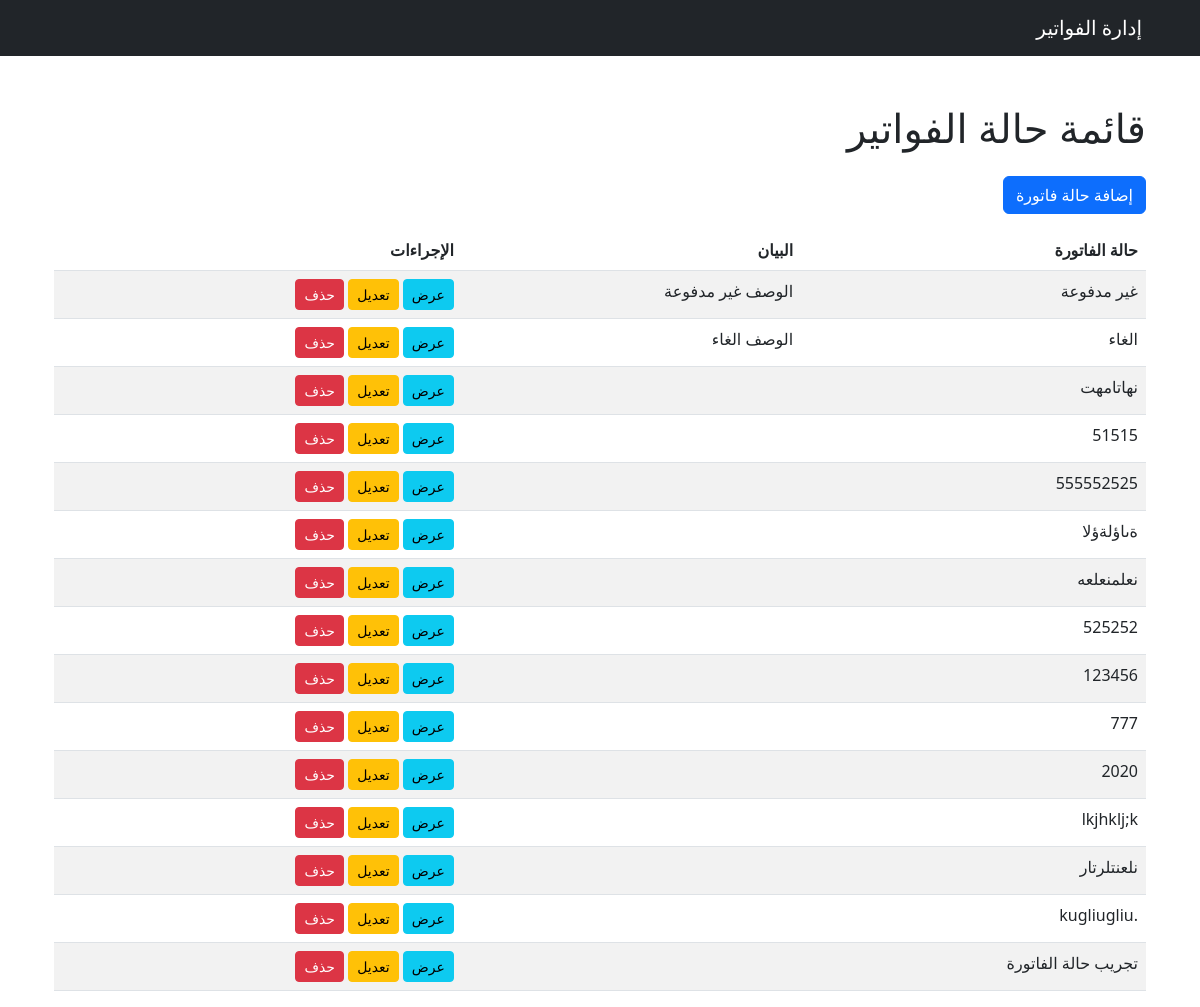
The page /invoice/status/ on the database as committed earlier.
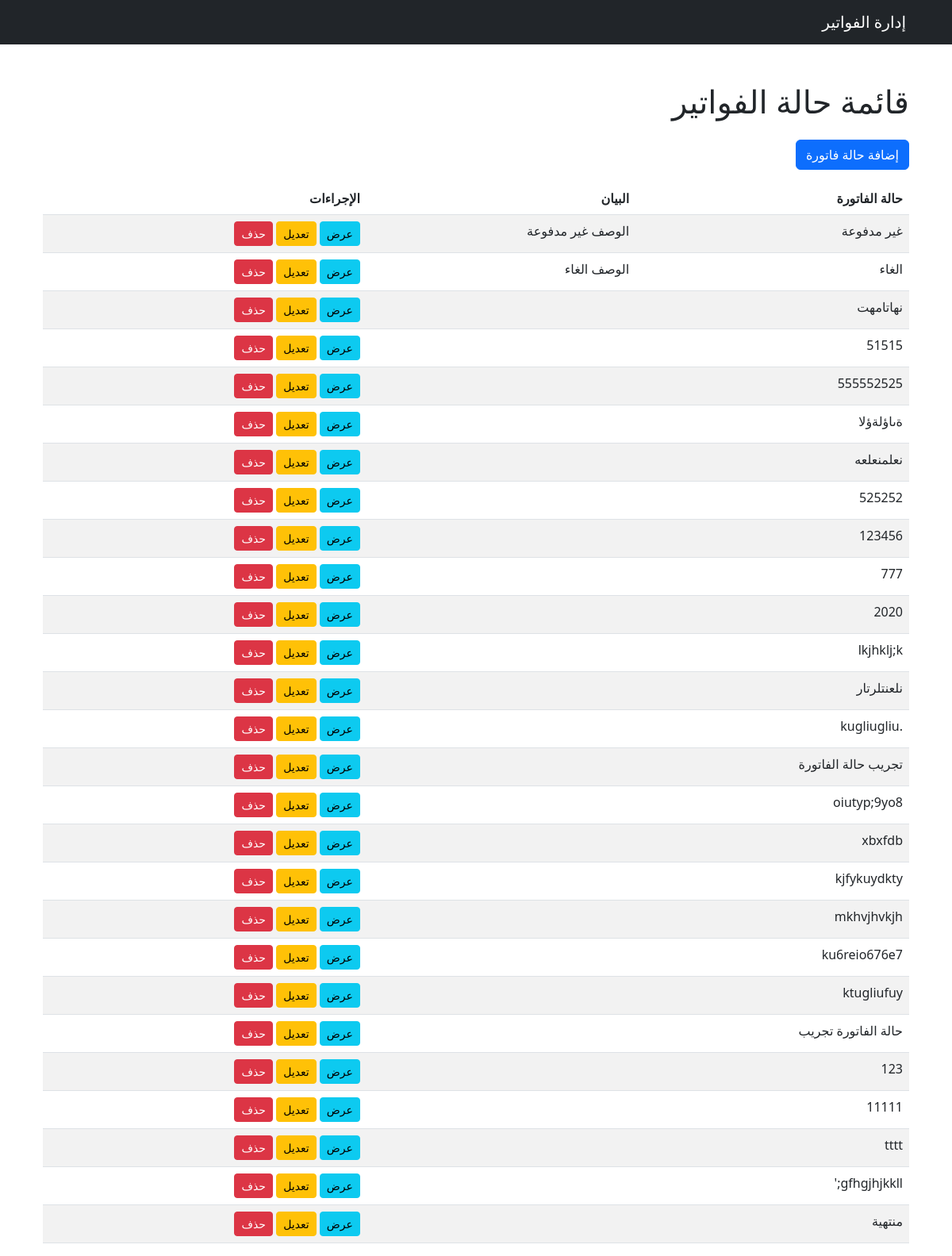
The same page on the database as committed later.
### invoice/models.py (models this page shows, shortened)
class Status(models.Model):
    status_types = models.CharField(max_length=255, verbose_name=_("حالة الفاتورة"))
    status_description = models.TextField(blank=True, null=True, verbose_name=_("الوصف"))
    uniqueId = models.UUIDField(default=uuid4, editable=False, unique=True, verbose_name=_("الرقم المسلسل"))
    slug = models.SlugField(max_length=225, unique=True, blank=True, null=True)
    date_created = models.DateTimeField(auto_now_add=True)
    last_updated = models.DateTimeField(auto_now=True)
    class Meta:
        verbose_name = _('حالة الفاتورة')
        verbose_name_plural = _('حالات الفواتير')

### invoice/views.py (the view)
# urls.py: path('status/', StatusListView.as_view(), name='status_list'),
class StatusListView(ListView):
    model = Status
    template_name = 'status/status_list.html'
    context_object_name = 'status'

### templates/status/status_list.html
{% extends 'base.html' %}
{% block content %}
<div class="container mt-5">
    <h1 class="mb-4">قائمة  حالة الفواتير</h1>
    <a href="{% url 'status_create' %}" class="btn btn-primary mb-3">إضافة حالة فاتورة   </a>
    <table class="table table-striped">
        <thead>
            <tr>
                <th>حالة الفاتورة </th>
                <th>البيان</th>
                <th>الإجراءات</th>
            </tr>
        </thead>
        <tbody>
            {% for status in status %}
                <tr>
                    <td>{{ status.status_types }}</td>
                    <td>{{ status.status_description }}</td>
                    <td>
                        <a href="{% url 'status_detail' status.pk %}" class="btn btn-info btn-sm">عرض</a>
                        <a href="{% url 'status_update' status.pk %}" class="btn btn-warning btn-sm">تعديل</a>
                        <a href="{% url 'status_delete' status.pk %}" class="btn btn-danger btn-sm">حذف</a>
                    </td>
                </tr>
            {% endfor %}
        </tbody>
    </table>
</div>
{% endblock %}

Rows that differ between the two databases and show on the page:
added Status: status_types "oiutyp;9yo8"
added Status: status_types "xbxfdb"
added Status: status_types "kjfykuydkty"
added Status: status_types "mkhvjhvkjh"
added Status: status_types "ku6reio676e7"
added Status: status_types "ktugliufuy"
added Status: status_types "حالة الفاتورة تجريب"
added Status: status_types "123"
added Status: status_types "11111"
added Status: status_types "tttt"
added Status: status_types "gfhgjhjkkll;'"
added Status: status_types "منتهية"
